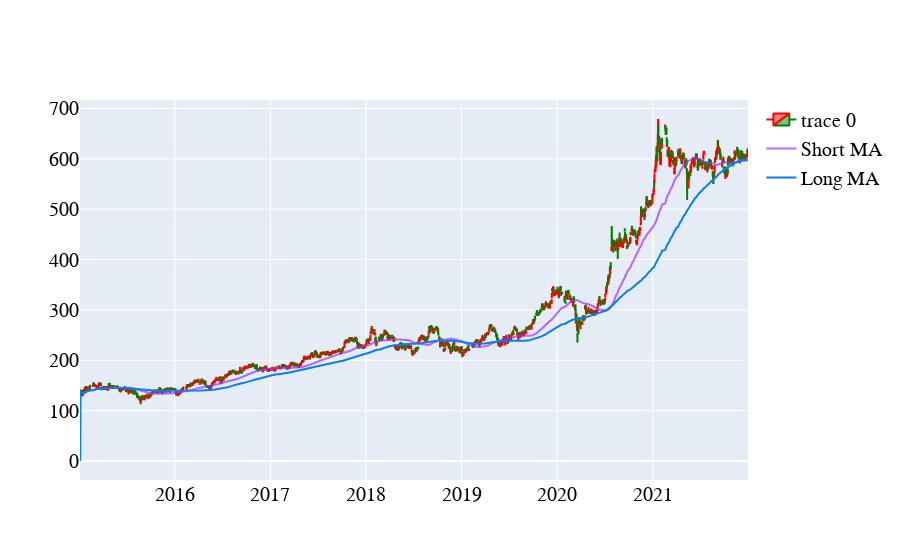
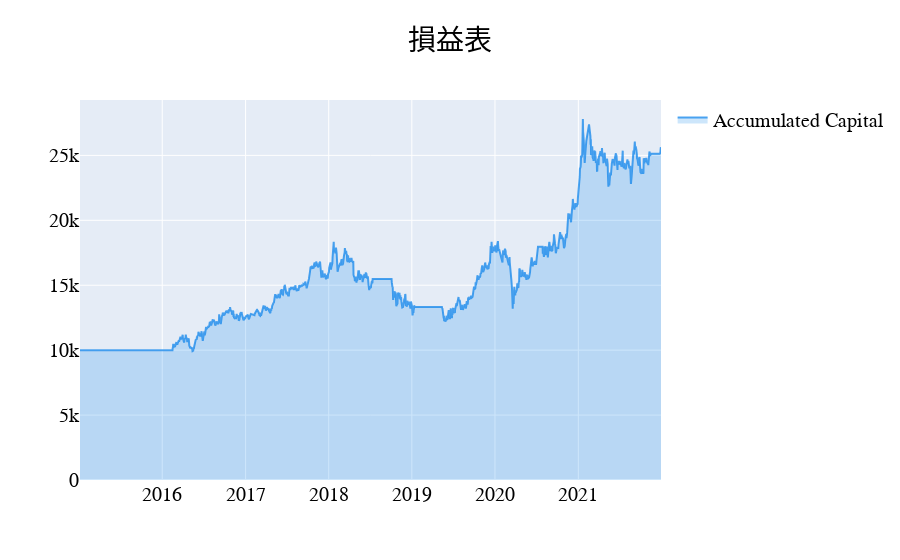
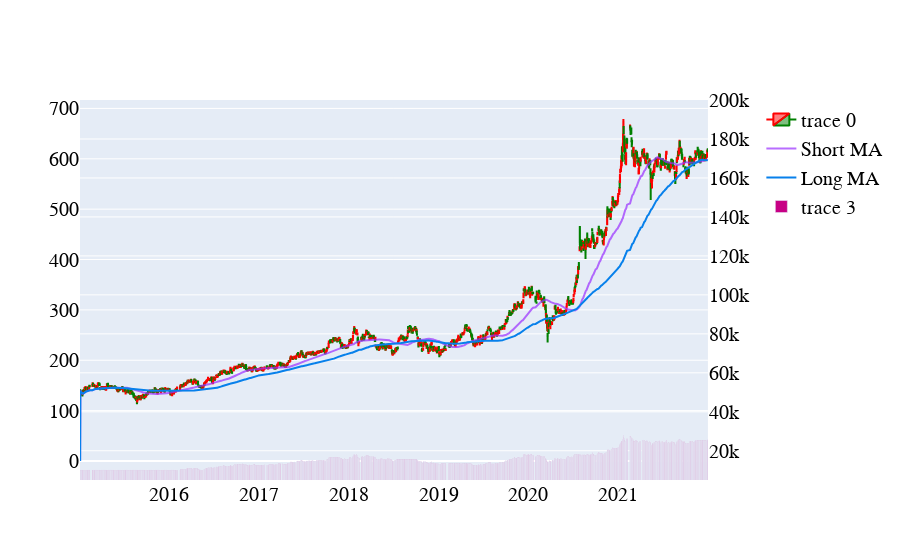

The notebook cell these images were saved under, in order:
### Code cell
if __name__ == '__main__':  
    data = pd.read_csv('2330.TW.csv')  #讀取csv資料檔



    init_year = 2012
    end_year = 2021

    split_year_li = [2014]

    # for i in range(len(data)):
    #     data['Date'][i] = data['Date'][i].replace('/','-')

    # for split_year in split_year_li:
    for split_year in range(init_year, end_year):

        train_data = pd.DataFrame(columns = list(data.columns.values))
        validation_data = pd.DataFrame(columns = list(data.columns.values))


        # 分割TV
        for index , row in data.iterrows():
            # print(type(row))
            
            if int(row["Date"].split("-")[0]) <= split_year:
                train_data = pd.concat([train_data , row.to_frame().T] )
                # print(train_data)
                # break
            else:
                validation_data = pd.concat([validation_data , row.to_frame().T])

        train_data = train_data.reset_index(drop = True)
        validation_data = validation_data.reset_index(drop = True)
        

        
        # train出最好的染色體
        best_chromosome = train(train_data , split_year - init_year + 1 , 10000 )
        TwoMA_validate(best_chromosome , validation_data , end_year - split_year , 10000 ) 
        # BollingerBand_validate(best_chromosome , validation_data , end_year - split_year , 10000 ) 

        # 最好的直接跑validation
        # TwoMA(validation_data , end_year - split_year , 92 , 219 , 10000 , 1.0 , print_graph = True)
        # BollingerBand(validation_data , end_year - split_year , 2 , 2.0625 , 0.0 , 10000 , 0.4960629921259843 , print_graph = True)
        # break

### Figure 1 — Plotly figure (JSON) as saved in the notebook; plotly's stock layout.template omitted (floating-point values rounded to 4 significant figures; data arrays with more than 128 entries replaced by an {"elided": "..."} marker saying what was removed)
{"data": [{"close": {"elided": "1707 float values"}, "decreasing": {"line": {"color": "green"}}, "high": {"elided": "1707 float values"}, "increasing": {"line": {"color": "red"}}, "low": {"elided": "1707 float values"}, "open": {"elided": "1707 float values"}, "type": "candlestick", "x": {"elided": "1707 str values"}}, {"line": {"color": "rgba(155,48,255,0.7)", "width": 2}, "name": "Short MA", "showlegend": true, "type": "scatter", "x": {"elided": "1707 str values"}, "y": {"elided": "1707 float values"}}, {"line": {"color": "rgb(7, 128, 235)", "width": 2}, "name": "Long MA", "showlegend": true, "type": "scatter", "x": {"elided": "1707 str values"}, "y": {"elided": "1707 float values"}}], "layout": {"font": {"color": "#000000", "family": "Monospace", "size": 20}, "xaxis": {"rangeslider": {"visible": false}}}}

### Figure 2 — Plotly figure (JSON) as saved in the notebook; plotly's stock layout.template omitted (floating-point values rounded to 4 significant figures; data arrays with more than 128 entries replaced by an {"elided": "..."} marker saying what was removed)
{"data": [{"fill": "tonexty", "fillcolor": "rgba(7,128,235,0.2)", "line": {"color": "rgba(7,128,235,0.7)"}, "name": "Accumulated Capital", "showlegend": true, "type": "scatter", "x": {"elided": "1707 str values"}, "y": {"elided": "1707 float values"}}], "layout": {"font": {"color": "#000000", "family": "Monospace", "size": 20}, "title": {"text": "損益表", "x": 0.5}, "xaxis": {"rangeslider": {"visible": false}}}}

### Figure 3 — Plotly figure (JSON) as saved in the notebook; plotly's stock layout.template omitted (floating-point values rounded to 4 significant figures; data arrays with more than 128 entries replaced by an {"elided": "..."} marker saying what was removed)
{"data": [{"close": {"elided": "1707 float values"}, "decreasing": {"line": {"color": "green"}}, "high": {"elided": "1707 float values"}, "increasing": {"line": {"color": "red"}}, "low": {"elided": "1707 float values"}, "open": {"elided": "1707 float values"}, "type": "candlestick", "x": {"elided": "1707 str values"}, "xaxis": "x", "yaxis": "y"}, {"line": {"color": "rgba(155,48,255,0.7)", "width": 2}, "name": "Short MA", "showlegend": true, "type": "scatter", "x": {"elided": "1707 str values"}, "y": {"elided": "1707 float values"}}, {"line": {"color": "rgb(7, 128, 235)", "width": 2}, "name": "Long MA", "showlegend": true, "type": "scatter", "x": {"elided": "1707 str values"}, "y": {"elided": "1707 float values"}}, {"marker": {"color": "rgb(199, 0, 133)"}, "type": "bar", "x": {"elided": "1707 str values"}, "xaxis": "x", "y": {"elided": "1707 float values"}, "yaxis": "y2"}], "layout": {"font": {"color": "#000000", "family": "Monospace", "size": 20}, "xaxis": {"anchor": "y", "domain": [0, 0.94], "rangeslider": {"visible": false}}, "yaxis": {"anchor": "x", "domain": [0, 1]}, "yaxis2": {"anchor": "x", "overlaying": "y", "range": [5000, 200000], "side": "right"}}}
